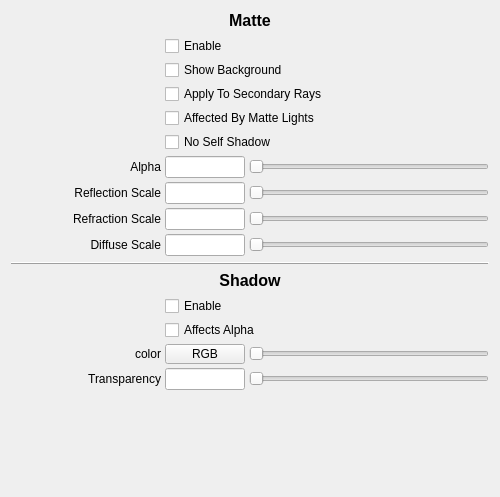
<?xml version="1.0" encoding="UTF-8"?>
<ui version="4.0">
 <class>main_widget</class>
 <widget class="QWidget" name="main_widget">
  <property name="geometry">
   <rect>
    <x>0</x>
    <y>0</y>
    <width>500</width>
    <height>497</height>
   </rect>
  </property>
  <property name="windowTitle">
   <string>Form</string>
  </property>
  <layout class="QVBoxLayout" name="verticalLayout">
   <item>
    <widget class="QLabel" name="matte_label">
     <property name="font">
      <font>
       <pointsize>12</pointsize>
       <weight>75</weight>
       <bold>true</bold>
      </font>
     </property>
     <property name="text">
      <string>Matte</string>
     </property>
     <property name="alignment">
      <set>Qt::AlignCenter</set>
     </property>
    </widget>
   </item>
   <item>
    <layout class="QFormLayout" name="matteBig_layout">
     <property name="fieldGrowthPolicy">
      <enum>QFormLayout::AllNonFixedFieldsGrow</enum>
     </property>
     <property name="labelAlignment">
      <set>Qt::AlignJustify|Qt::AlignVCenter</set>
     </property>
     <property name="formAlignment">
      <set>Qt::AlignJustify|Qt::AlignTop</set>
     </property>
     <property name="horizontalSpacing">
      <number>4</number>
     </property>
     <property name="verticalSpacing">
      <number>4</number>
     </property>
     <item row="0" column="1">
      <widget class="QCheckBox" name="matteEnable_CB">
       <property name="text">
        <string>Enable</string>
       </property>
      </widget>
     </item>
     <item row="1" column="1">
      <widget class="QCheckBox" name="matteShowBackground_CB">
       <property name="text">
        <string>Show Background</string>
       </property>
      </widget>
     </item>
     <item row="2" column="1">
      <widget class="QCheckBox" name="matteApplyToSecondaryRays_CB">
       <property name="text">
        <string>Apply To Secondary Rays</string>
       </property>
      </widget>
     </item>
     <item row="5" column="0">
      <widget class="QLabel" name="matteAlpha_label">
       <property name="minimumSize">
        <size>
         <width>150</width>
         <height>0</height>
        </size>
       </property>
       <property name="text">
        <string>Alpha</string>
       </property>
       <property name="alignment">
        <set>Qt::AlignRight|Qt::AlignTrailing|Qt::AlignVCenter</set>
       </property>
      </widget>
     </item>
     <item row="5" column="1">
      <layout class="QHBoxLayout" name="matteAlpha_layout">
       <item>
        <widget class="QLineEdit" name="matteAlpha_LE">
         <property name="maximumSize">
          <size>
           <width>80</width>
           <height>16777215</height>
          </size>
         </property>
        </widget>
       </item>
       <item>
        <widget class="QSlider" name="matteAlpha_slider">
         <property name="maximum">
          <number>100</number>
         </property>
         <property name="pageStep">
          <number>8</number>
         </property>
         <property name="orientation">
          <enum>Qt::Horizontal</enum>
         </property>
        </widget>
       </item>
      </layout>
     </item>
     <item row="6" column="0">
      <widget class="QLabel" name="matteReflection_label">
       <property name="minimumSize">
        <size>
         <width>150</width>
         <height>0</height>
        </size>
       </property>
       <property name="text">
        <string>Reflection Scale</string>
       </property>
       <property name="alignment">
        <set>Qt::AlignRight|Qt::AlignTrailing|Qt::AlignVCenter</set>
       </property>
      </widget>
     </item>
     <item row="6" column="1">
      <layout class="QHBoxLayout" name="matteReflectionScale_layout">
       <item>
        <widget class="QLineEdit" name="matteReflectionScale_LE">
         <property name="maximumSize">
          <size>
           <width>80</width>
           <height>16777215</height>
          </size>
         </property>
        </widget>
       </item>
       <item>
        <widget class="QSlider" name="matteReflectionScale_slider">
         <property name="maximum">
          <number>100</number>
         </property>
         <property name="orientation">
          <enum>Qt::Horizontal</enum>
         </property>
        </widget>
       </item>
      </layout>
     </item>
     <item row="7" column="1">
      <layout class="QHBoxLayout" name="matteRefractionScale_layout">
       <item>
        <widget class="QLineEdit" name="matteRefractionScale_LE">
         <property name="maximumSize">
          <size>
           <width>80</width>
           <height>16777215</height>
          </size>
         </property>
        </widget>
       </item>
       <item>
        <widget class="QSlider" name="matteRefractionScale_slider">
         <property name="maximum">
          <number>100</number>
         </property>
         <property name="orientation">
          <enum>Qt::Horizontal</enum>
         </property>
        </widget>
       </item>
      </layout>
     </item>
     <item row="3" column="1">
      <widget class="QCheckBox" name="matteAffectedByMatteLights_CB">
       <property name="text">
        <string>Affected By Matte Lights</string>
       </property>
      </widget>
     </item>
     <item row="4" column="1">
      <widget class="QCheckBox" name="matteNoSelfShadow_CB">
       <property name="text">
        <string>No Self Shadow</string>
       </property>
      </widget>
     </item>
     <item row="7" column="0">
      <widget class="QLabel" name="matteRefractionScale_label">
       <property name="minimumSize">
        <size>
         <width>150</width>
         <height>0</height>
        </size>
       </property>
       <property name="text">
        <string>Refraction Scale</string>
       </property>
       <property name="alignment">
        <set>Qt::AlignRight|Qt::AlignTrailing|Qt::AlignVCenter</set>
       </property>
      </widget>
     </item>
     <item row="8" column="0">
      <widget class="QLabel" name="matteDiffuseScale_label">
       <property name="minimumSize">
        <size>
         <width>150</width>
         <height>0</height>
        </size>
       </property>
       <property name="text">
        <string>Diffuse Scale</string>
       </property>
       <property name="alignment">
        <set>Qt::AlignRight|Qt::AlignTrailing|Qt::AlignVCenter</set>
       </property>
      </widget>
     </item>
     <item row="8" column="1">
      <layout class="QHBoxLayout" name="matteDiffuseScale_layout">
       <item>
        <widget class="QLineEdit" name="matteDiffuseScale_LE">
         <property name="maximumSize">
          <size>
           <width>80</width>
           <height>16777215</height>
          </size>
         </property>
        </widget>
       </item>
       <item>
        <widget class="QSlider" name="matteDiffuseScale_slider">
         <property name="maximum">
          <number>100</number>
         </property>
         <property name="orientation">
          <enum>Qt::Horizontal</enum>
         </property>
        </widget>
       </item>
      </layout>
     </item>
    </layout>
   </item>
   <item>
    <widget class="QFrame" name="frame">
     <property name="frameShape">
      <enum>QFrame::HLine</enum>
     </property>
     <property name="frameShadow">
      <enum>QFrame::Raised</enum>
     </property>
    </widget>
   </item>
   <item>
    <widget class="QLabel" name="shadow_label">
     <property name="font">
      <font>
       <pointsize>12</pointsize>
       <weight>75</weight>
       <bold>true</bold>
      </font>
     </property>
     <property name="text">
      <string>Shadow</string>
     </property>
     <property name="alignment">
      <set>Qt::AlignCenter</set>
     </property>
    </widget>
   </item>
   <item>
    <layout class="QFormLayout" name="shadowBig_layout">
     <property name="fieldGrowthPolicy">
      <enum>QFormLayout::AllNonFixedFieldsGrow</enum>
     </property>
     <property name="labelAlignment">
      <set>Qt::AlignJustify|Qt::AlignVCenter</set>
     </property>
     <property name="formAlignment">
      <set>Qt::AlignJustify|Qt::AlignTop</set>
     </property>
     <property name="horizontalSpacing">
      <number>4</number>
     </property>
     <property name="verticalSpacing">
      <number>4</number>
     </property>
     <item row="0" column="1">
      <widget class="QCheckBox" name="shadowEnable_CB">
       <property name="text">
        <string>Enable</string>
       </property>
      </widget>
     </item>
     <item row="1" column="1">
      <widget class="QCheckBox" name="shadowAffectAlpha_CB">
       <property name="text">
        <string>Affects Alpha</string>
       </property>
      </widget>
     </item>
     <item row="2" column="0">
      <widget class="QLabel" name="shadowColor_label">
       <property name="minimumSize">
        <size>
         <width>150</width>
         <height>0</height>
        </size>
       </property>
       <property name="text">
        <string>color</string>
       </property>
       <property name="alignment">
        <set>Qt::AlignRight|Qt::AlignTrailing|Qt::AlignVCenter</set>
       </property>
      </widget>
     </item>
     <item row="2" column="1">
      <layout class="QHBoxLayout" name="shadowColor_layout">
       <item>
        <widget class="QPushButton" name="shadowColorSet_PB">
         <property name="minimumSize">
          <size>
           <width>80</width>
           <height>20</height>
          </size>
         </property>
         <property name="maximumSize">
          <size>
           <width>80</width>
           <height>20</height>
          </size>
         </property>
         <property name="text">
          <string>RGB</string>
         </property>
         <property name="checkable">
          <bool>false</bool>
         </property>
         <property name="autoDefault">
          <bool>false</bool>
         </property>
         <property name="default">
          <bool>false</bool>
         </property>
         <property name="flat">
          <bool>false</bool>
         </property>
        </widget>
       </item>
       <item>
        <widget class="QSlider" name="shadowColor_slider">
         <property name="maximum">
          <number>100</number>
         </property>
         <property name="singleStep">
          <number>1</number>
         </property>
         <property name="orientation">
          <enum>Qt::Horizontal</enum>
         </property>
        </widget>
       </item>
      </layout>
     </item>
     <item row="3" column="0">
      <widget class="QLabel" name="shadowTransparency_label">
       <property name="minimumSize">
        <size>
         <width>150</width>
         <height>0</height>
        </size>
       </property>
       <property name="text">
        <string>Transparency</string>
       </property>
       <property name="alignment">
        <set>Qt::AlignRight|Qt::AlignTrailing|Qt::AlignVCenter</set>
       </property>
      </widget>
     </item>
     <item row="3" column="1">
      <layout class="QHBoxLayout" name="shadowTransparency_layout">
       <item>
        <widget class="QLineEdit" name="shadowTransparency_LE">
         <property name="maximumSize">
          <size>
           <width>80</width>
           <height>16777215</height>
          </size>
         </property>
        </widget>
       </item>
       <item>
        <widget class="QSlider" name="shadowTransparency_slider">
         <property name="maximum">
          <number>100</number>
         </property>
         <property name="orientation">
          <enum>Qt::Horizontal</enum>
         </property>
        </widget>
       </item>
      </layout>
     </item>
    </layout>
   </item>
   <item>
    <spacer name="verticalSpacer">
     <property name="orientation">
      <enum>Qt::Vertical</enum>
     </property>
     <property name="sizeHint" stdset="0">
      <size>
       <width>20</width>
       <height>40</height>
      </size>
     </property>
    </spacer>
   </item>
  </layout>
 </widget>
 <resources/>
 <connections/>
</ui>
